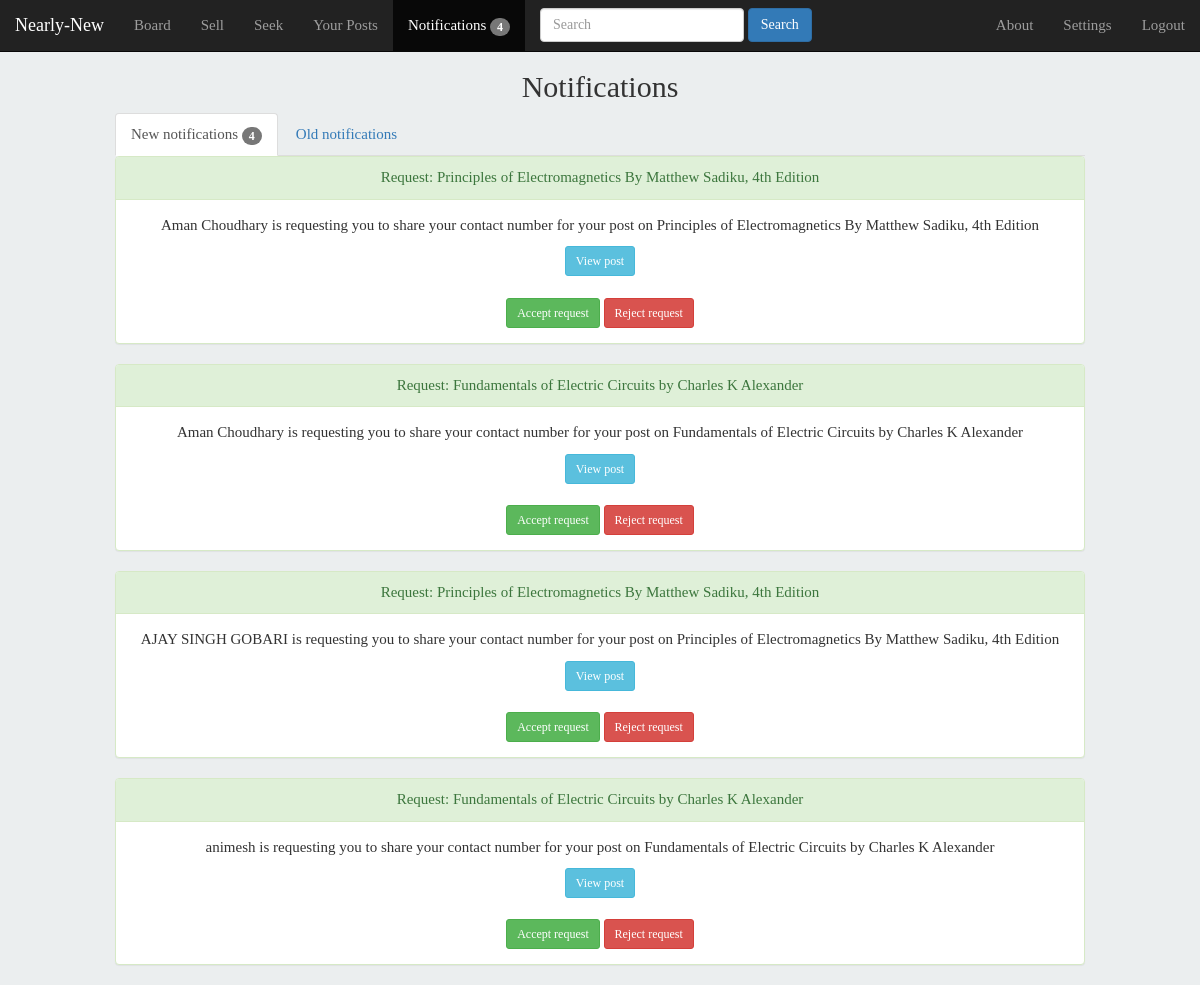
Screenshot of /notifications/ (signed in) with the database file from the repository.
### tables this page shows
CREATE TABLE requests (request_id INTEGER NOT NULL PRIMARY KEY AUTOINCREMENT, tr_id NUMBER, type_r TEXT, requestor NUMBER, requestor_name TEXT, recipient NUMBER, recipient_name TEXT, response TEXT, ack TEXT, content TEXT);

### main.py (the view)
@app.route('/notifications/')
@login_required
def notifications():
    cur,conn=connection()
    cur.execute('CREATE TABLE IF NOT EXISTS requests (request_id INTEGER NOT NULL PRIMARY KEY AUTOINCREMENT, tr_id NUMBER, type TEXT, requestor NUMBER, requestor_name TEXT, recipient NUMBER, recipient_name TEXT, response TEXT, ack TEXT, content TEXT)')
    conn.commit()
    cur.execute('CREATE TABLE IF NOT EXISTS help_out (help_id INTEGER NOT NULL PRIMARY KEY AUTOINCREMENT,tr_id NUMBER, helper_id NUMBER, helper_name TEXT, helped_id NUMBER, content TEXT, data_sent TEXT, ack TEXT)')
    conn.commit()
    cur.execute('SELECT * FROM requests WHERE recipient=? AND response=? ORDER BY request_id DESC',(session['user_id'],'NY'))
    recipient_new_notifs=cur.fetchall()
    cur.execute('SELECT * FROM requests WHERE recipient=? AND response=? OR response=? ORDER BY request_id DESC',(session['user_id'],'Y','N'))
    recipient_old_notifs=cur.fetchall()
    cur.execute('SELECT * FROM requests WHERE requestor=? AND ack=? ORDER BY request_id DESC',(session['user_id'],'NS'))
    requestor_new_notifs=cur.fetchall()
    cur.execute('SELECT * FROM requests WHERE requestor=? AND ack=? ORDER BY request_id DESC',(session['user_id'],'S'))
    requestor_old_notifs=cur.fetchall()
    cur.execute('SELECT help_id,helper_name, data_sent,content FROM help_out where helped_id=? AND ack=? ORDER BY help_id DESC',(session['user_id'],'NY'))
    helped_new=cur.fetchall()
    cur.execute('SELECT help_id,helper_name, data_sent,content FROM help_out where helped_id=? AND ack=? ORDER BY help_id DESC',(session['user_id'],'S'))
    helped_old=cur.fetchall()
    cur.close()
    conn.close()
    notif_count=get_notifs()
    return render_template('notifications.html',recipient_new_notifs=recipient_new_notifs,recipient_old_notifs=recipient_old_notifs,requestor_new_notifs=requestor_new_notifs,requestor_old_notifs=requestor_old_notifs,notif_count=notif_count,helped_new=helped_new,helped_old=helped_old)

### main.py (called while the page is built)
def login_required(f):
    @wraps(f)
    def wrap(*args, **kwargs):
        if 'logged_in' in session:
            return f(*args,**kwargs)
        else:
            return redirect (url_for('login_page'))
    return wrap

def connection():
    conn=sqlite3.connect('users.sqlite')
    cur=conn.cursor()
    return (cur,conn)

### templates/notifications.html (shortened to what this page needs)
{%extends 'header.html'%}
{%block notifications_active%}class="active"
{%endblock%}
{%block body%}
<div class="col-md-10 col-xs-12 col-md-offset-1" align="center">
  <h2 align="center">Notifications</h2>
  <ul class="nav nav-tabs">
    <li class="active"><a href="#new_notifs">New notifications {%if (recipient_new_notifs|length + requestor_new_notifs|length)>0%}<span class="badge">{{(recipient_new_notifs|length + requestor_new_notifs|length)}}</span>{%endif%}</a></li>
    <li><a href="#old_notifs">Old notifications</a></li>
    </ul>
    <div class="tab-content">
      <div id="new_notifs" class="tab-pane fade in active">
        {%if (recipient_new_notifs|length + requestor_new_notifs|length+helped_new|length)==0:%}
        <br><br><p align="center">Nothing new here</p>
        {%else:%}
        {%for el in recipient_new_notifs%}
        <div class="panel panel-success">
          <div class="panel-heading">Request: {{el[9]}}</div>
          <div class="panel-body" align="center">
            <p>{{el[4]}} is requesting you to share your {%if el[2]=='C'%}contact number{%else%}email address{%endif%} for your post on {{el[9]}}</p>
            <a href="{{url_for('post',tr_id=el[1])}}" class="btn btn-info btn-sm" role="button">View post</a><br><br>
            <a href="{{url_for('accept_request',request_id=el[0])}}" class="btn btn-success btn-sm" role="button">Accept request</a>
            <a href="{{url_for('reject_request',request_id=el[0])}}" class="btn btn-danger btn-sm" role="button">Reject request</a>
          </div>
        </div>
        {%endfor%}
        {%endif%}
      </div>
  </div>
</div>
{%endblock%}

### static/css/body.css (style rules this page uses)
body { background-color:#EBEEEF; font-family:tahoma; font-size: 15px; }

### rows the page displays
requests: content "Principles of Electromagnetics By Matthew Sadiku, 4th Edition", requestor_name "Aman Choudhary", type_r "contact number"
requests: content "Fundamentals of Electric Circuits by Charles K Alexander", requestor_name "Aman Choudhary", type_r "contact number"
requests: content "Principles of Electromagnetics By Matthew Sadiku, 4th Edition", requestor_name "AJAY SINGH GOBARI", type_r "contact number"
requests: content "Fundamentals of Electric Circuits by Charles K Alexander", requestor_name "animesh", type_r "contact number"

### other values shown
{{ notif_count }} "4"
{{ (recipient_new_notifs|length + requestor_new_notifs|length) }} "4"
